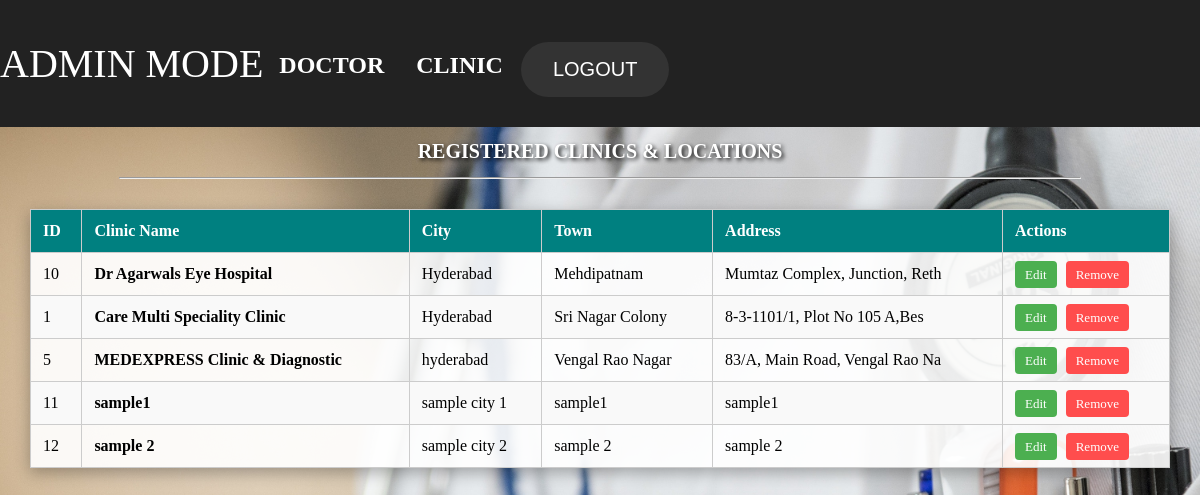
Before: /ShowClinic.php with the older database file.
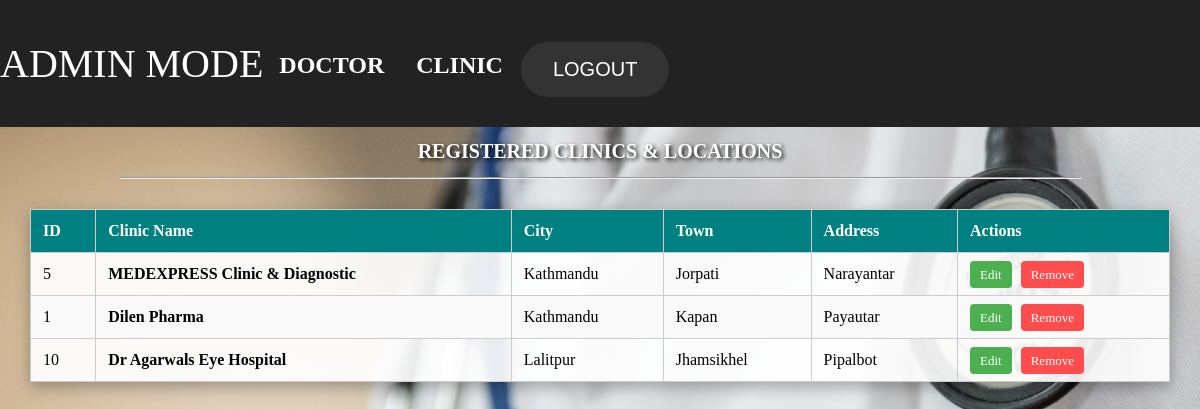
After: the same page with the newer database file.
### tables this page shows
CREATE TABLE `clinic` (
  `CID` int(11) NOT NULL,
  `name` varchar(30) NOT NULL,
  `address` varchar(30) NOT NULL,
  `town` varchar(20) NOT NULL,
  `city` varchar(20) NOT NULL,
  `contact` varchar(10) NOT NULL
);

### ShowClinic.php (the view, shortened to what this page needs)
<?php
include 'DBconnect.php';
?>
<!DOCTYPE html>
<html>
<head>
    <link rel="stylesheet" href="adminmain.css">
</head>
<body style="background-image: url(Images/Pic10.jpg); background-size: cover; background-attachment: fixed;">
    <ul>
        <li class="dropdown"><p style="font-family: cursive; font-size: 40px; color: white;">ADMIN MODE</p></li>
        <br>
        <h2>
            <li class="dropdown"><a class="dropbtn">DOCTOR</a></li>
            <li class="dropdown"><a class="dropbtn">CLINIC</a></li>
            <li><button class="cancelbtn">LOGOUT</button></li>
        </h2>
    </ul>
    <center>
        <h1 style="font-family: cursive; color: white; text-shadow: 2px 2px 4px #000;">REGISTERED CLINICS & LOCATIONS</h1>
        <hr style="width: 80%;">
    </center>
    <table class="clinic-table">
        <thead>
            <tr>
                <th>ID</th>
                <th>Clinic Name</th>
                <th>City</th>
                <th>Town</th> <th>Address</th>
                <th>Actions</th>
            </tr>
        </thead>
        <tbody>
            <?php
            $sql = "SELECT * FROM clinic ORDER BY city ASC, town ASC";
            $result = mysqli_query($conn, $sql);
            if (mysqli_num_rows($result) > 0) {
                while($row = mysqli_fetch_assoc($result)) {
                    echo "<tr>";
                    echo "<td>" . $row['CID'] . "</td>";
                    echo "<td><strong>" . htmlspecialchars($row['name']) . "</strong></td>";
                    echo "<td>" . htmlspecialchars($row['city']) . "</td>";
                    echo "<td>" . htmlspecialchars($row['town']) . "</td>";
                    echo "<td>" . htmlspecialchars($row['address']) . "</td>";
                    echo "<td>
                            <a href='EditClinic.php?id=".$row['CID']."' class='action-btn edit-btn'>Edit</a>
                            <a href='DeleteClinic.php?id=".$row['CID']."' class='action-btn delete-btn'>Remove</a>
                          </td>";
                    echo "</tr>";
                }
            } else {
                echo "<tr><td colspan='6' style='text-align:center;'>No clinics found.</td></tr>";
            }
            ?>
        </tbody>
    </table>
</body>
</html>

Changed rows visible on the page:
removed clinic: CID "11", name "sample1", city "sample city 1", town "sample1", address "sample1"
removed clinic: CID "12", name "sample 2", city "sample city 2", town "sample 2", address "sample 2"
changed clinic "MEDEXPRESS Clinic & Diagnostic": city "hyderabad" → "Kathmandu"; town "Vengal Rao Nagar" → "Jorpati"; address "83/A, Main Road, Vengal Rao Na" → "Narayantar"; moves up the list
changed clinic id 1: name "Care Multi Speciality Clinic" → "Dilen Pharma"; city "Hyderabad" → "Kathmandu"; town "Sri Nagar Colony" → "Kapan"; address "8-3-1101/1, Plot No 105 A,Bes" → "Payautar"; moves down the list
changed clinic "Dr Agarwals Eye Hospital": city "Hyderabad" → "Lalitpur"; town "Mehdipatnam" → "Jhamsikhel"; address "Mumtaz Complex, Junction, Reth" → "Pipalbot"
